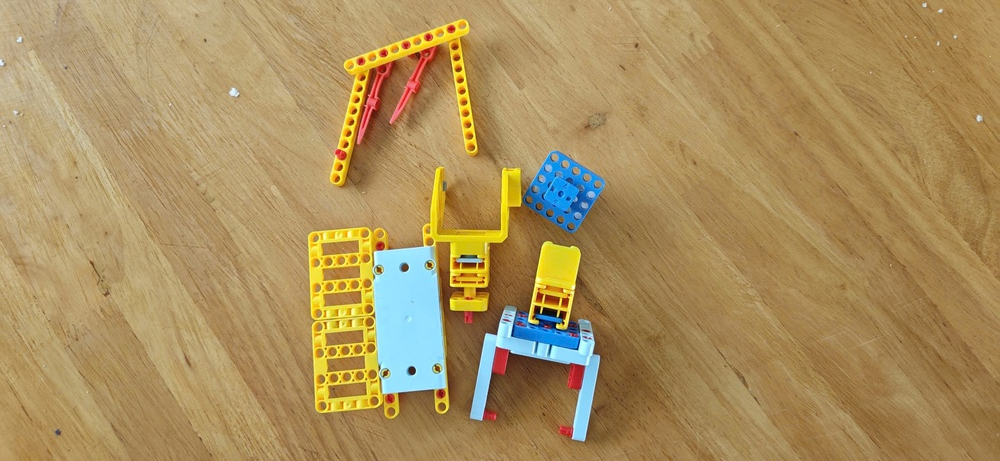
#> input picture lesson_0/images/sample.jpg, 1000 x 461 px, shrunk from 2560 x 1181 before the run, found by its file name
$ python datatype_overflow.py
#> lines starting #> are read from the running program, lines starting #| are printed output that depends on the picture
import numpy as np
import cv2
import matplotlib.pyplot as plt
import os

# Tắt cảnh báo tràn số của NumPy để output trông sạch sẽ hơn (tùy chọn)
np.seterr(over='ignore')

# === PHẦN 1: MINH HỌA SỐ HỌC (SCALAR) ===
print("--- 1. BẢN CHẤT SỐ HỌC (UINT8) ---")
a = np.uint8(200)
b = np.uint8(100)

# NumPy: Modulo Arithmetic (200 + 100 = 300 -> 300 % 256 = 44)
res_np = a + b
print(f"NumPy (+)  : {a} + {b} = {res_np} (Tràn số - Modulo)")

# OpenCV: Saturation Arithmetic (200 + 100 = 300 -> Chặn tại 255)
# Lưu ý: Phải truyền vào mảng hoặc scalar kiểu tuple để tránh lỗi 'Bad argument'
res_cv2 = cv2.add(np.array([a]), np.array([b]))[0][0]
print(f"OpenCV add : {a} + {b} = {res_cv2} (Bão hòa - Saturation)")

print("-" * 30)

# === PHẦN 2: MINH HỌA TRÊN ẢNH THỰC TẾ ===
img_path = "images/sample.jpg"
if not os.path.exists(img_path):
    print(f"Lỗi: Không tìm thấy file {img_path}")
    exit()

# Đọc ảnh xám
img_gray = cv2.imread(img_path, cv2.IMREAD_GRAYSCALE)
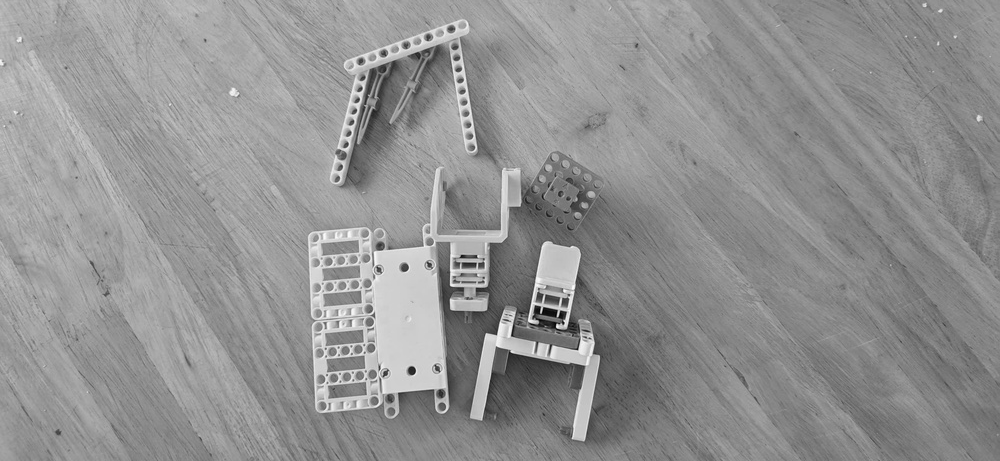
#> img_gray: shape (461, 1000); min 0, max 251, mean 145.8
if img_gray is None:
    print("Lỗi: Không thể đọc ảnh!")
    exit()

# Thực hiện tăng độ sáng +100
# Cách dùng NumPy (Bị lỗi vùng sáng biến thành vùng tối)
img_overflow = img_gray + 100
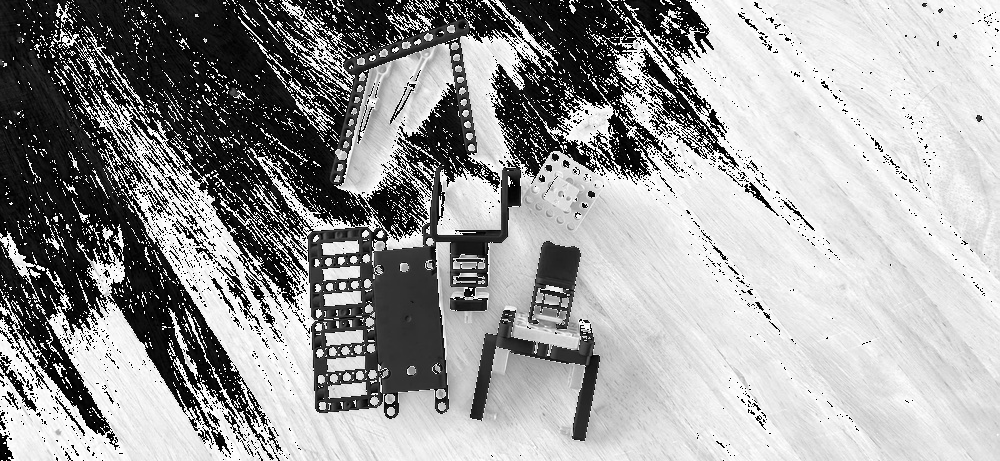
#> img_overflow: shape (461, 1000); min 0, max 255, mean 156.4

# Cách dùng OpenCV (Chuẩn - Giữ nguyên độ sáng tối đa)
img_saturated = cv2.add(img_gray, 100)
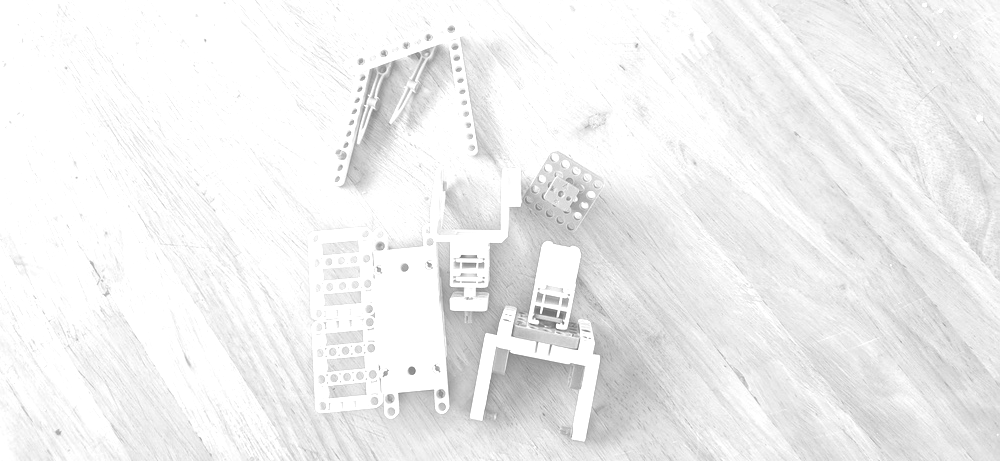
#> img_saturated: shape (461, 1000); min 100, max 255, mean 239.7

# === PHẦN 3: HIỂN THỊ TRỰC QUAN ===
fig, axes = plt.subplots(1, 3, figsize=(18, 6))

# Ảnh gốc
axes[0].imshow(img_gray, cmap="gray")
axes[0].set_title("1. Ảnh Gốc (Grayscale)")
axes[0].axis("off")

# Ảnh lỗi do NumPy
axes[1].imshow(img_overflow, cmap="gray")
axes[1].set_title("2. Lỗi Tràn Số (NumPy +)\nCác vùng sáng bị 'lật' thành đen")
axes[1].axis("off")

# Ảnh đúng do OpenCV
axes[2].imshow(img_saturated, cmap="gray")
axes[2].set_title("3. Bão Hòa Chuẩn (cv2.add)\nGiữ được độ trắng tối đa")
axes[2].axis("off")

plt.tight_layout()

# Lưu kết quả
output_dir = "output"
if not os.path.exists(output_dir):
    os.makedirs(output_dir)
plt.savefig(f"{output_dir}/demo_overflow.png", dpi=150)
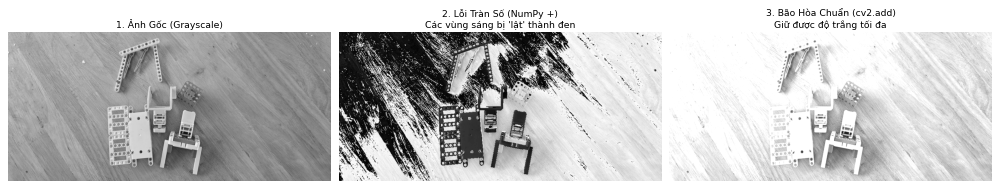
#> figure drawn by matplotlib, 3 panels

print("\n✓ Đã xử lý xong! Hãy kiểm tra file 'demo_overflow.png'.")
plt.show()
